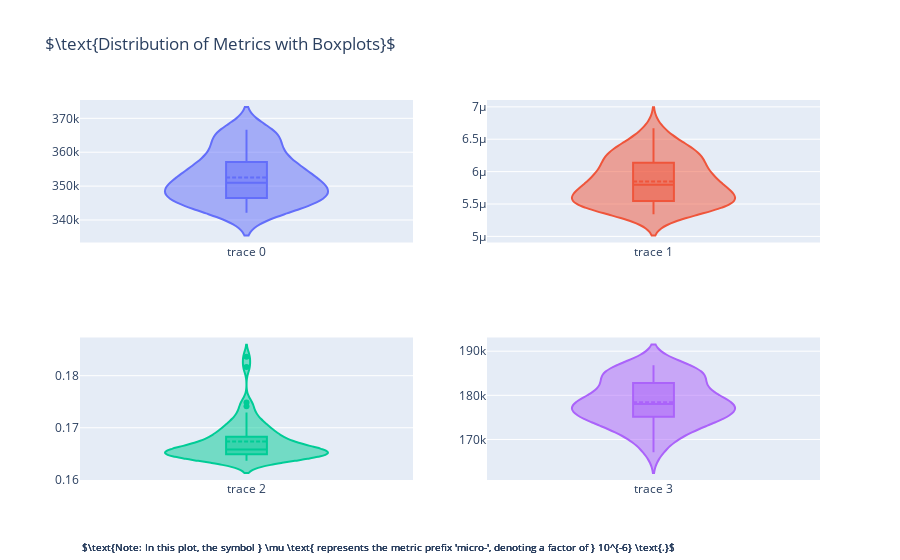

The cell this chart's notebook holds for it:
### Code cell
import plotly.graph_objects as go
from plotly.subplots import make_subplots
import pandas as pd

# Sample dataframe (replace with your actual dataframe)
# df = ...

# Create a 2x2 subplot layout
fig = make_subplots(rows=2, cols=2, subplot_titles=(r'$\text{ShannonEntropy}$', r'$\text{HHI}$', r'$\text{Gini}$', r'$\text{Nakamoto}$'))

# Add violin plots to each subplot
fig.add_trace(go.Violin(y=df['ShannonEntropy'], box_visible=True, meanline_visible=True), row=1, col=1)
fig.add_trace(go.Violin(y=df['HHI'], box_visible=True, meanline_visible=True), row=1, col=2)
fig.add_trace(go.Violin(y=df['Gini'], box_visible=True, meanline_visible=True), row=2, col=1)
fig.add_trace(go.Violin(y=df['Nakamoto'], box_visible=True, meanline_visible=True), row=2, col=2)

# Explanation with LaTeX-style formatting
explanation = r"$\text{Note: In this plot, the symbol } \mu \text{ represents the metric prefix 'micro-', denoting a factor of } 10^{-6} \text{.}$"

# Update layout for better aesthetics and add explanation
fig.update_layout(
    title=r'$\text{Distribution of Metrics with Boxplots}$',
    showlegend=False,
    annotations=[dict(
        text=explanation,
        showarrow=False,
        xref='paper', 
        yref='paper',
        x=0, 
        y=-0.2,  # you may need to adjust this position to ensure it doesn't overlap with any plot element
        xanchor='left', 
        yanchor='bottom',
        font=dict(size=10)
    )]
)

fig.show()

### Figure 1 — Plotly figure (JSON) as saved in the notebook; plotly's stock layout.template omitted (floating-point values rounded to 4 significant figures)
{"data": [{"box": {"visible": true}, "meanline": {"visible": true}, "type": "violin", "xaxis": "x", "y": [343200.0, 351200.0, 346600.0, 342400.0, 342100.0, 344300.0, 344700.0, 346400.0, 346200.0, 346400.0, 345200.0, 342300.0, 343000.0, 345700.0, 347800.0, 349800.0, 348500.0, 349400.0, 348300.0, 346500.0, 343100.0, 345500.0, 347800.0, 350600.0, 351300.0, 350800.0, 349700.0, 348200.0, 345200.0, 348000.0, 350500.0, 352500.0, 353500.0, 354700.0, 353400.0, 352800.0, 348500.0, 349300.0, 352700.0, 356700.0, 354100.0, 355700.0, 356700.0, 356700.0, 353100.0, 354400.0, 358000.0, 358000.0, 361400.0, 362100.0, 363900.0, 361000.0, 359800.0, 357100.0, 359700.0, 365500.0, 365400.0, 365500.0, 366300.0, 366700.0, 365600.0, 364900.0], "yaxis": "y"}, {"box": {"visible": true}, "meanline": {"visible": true}, "type": "violin", "xaxis": "x2", "y": [6.671e-06, 5.881e-06, 6.129e-06, 6.558e-06, 6.516e-06, 6.037e-06, 5.808e-06, 5.573e-06, 5.599e-06, 5.644e-06, 5.908e-06, 6.332e-06, 6.425e-06, 6.055e-06, 5.744e-06, 5.53e-06, 5.545e-06, 5.536e-06, 5.792e-06, 6.188e-06, 6.398e-06, 6.138e-06, 5.825e-06, 5.555e-06, 5.462e-06, 5.506e-06, 5.701e-06, 6.008e-06, 6.348e-06, 6.199e-06, 5.799e-06, 5.57e-06, 5.47e-06, 5.471e-06, 5.624e-06, 5.881e-06, 6.32e-06, 6.319e-06, 5.913e-06, 5.713e-06, 5.5e-06, 5.418e-06, 5.525e-06, 5.779e-06, 6.17e-06, 6.264e-06, 5.947e-06, 5.69e-06, 5.428e-06, 5.364e-06, 5.448e-06, 5.645e-06, 5.993e-06, 6.224e-06, 6.01e-06, 5.703e-06, 5.418e-06, 5.34e-06, 5.369e-06, 5.547e-06, 5.872e-06, 6.233e-06], "yaxis": "y2"}, {"box": {"visible": true}, "meanline": {"visible": true}, "type": "violin", "xaxis": "x3", "y": [0.1837, 0.1817, 0.1749, 0.1729, 0.1701, 0.1691, 0.1701, 0.1671, 0.168, 0.1669, 0.1655, 0.1667, 0.1682, 0.1654, 0.166, 0.1658, 0.1717, 0.1653, 0.1677, 0.1699, 0.1696, 0.1662, 0.1703, 0.1655, 0.1638, 0.164, 0.1644, 0.1644, 0.1658, 0.1644, 0.164, 0.1641, 0.1667, 0.1658, 0.1683, 0.1661, 0.1649, 0.1647, 0.1648, 0.1741, 0.1712, 0.1652, 0.1655, 0.168, 0.1676, 0.1651, 0.1653, 0.1719, 0.1656, 0.1652, 0.1658, 0.1654, 0.1636, 0.1638, 0.1638, 0.1678, 0.1645, 0.1652, 0.1648, 0.1644, 0.1676, 0.1691], "yaxis": "y3"}, {"box": {"visible": true}, "meanline": {"visible": true}, "type": "violin", "xaxis": "x4", "y": [167085, 168037, 169732, 170521, 171363, 171871, 171723, 172664, 172795, 173700, 174235, 174114, 174207, 175144, 175114, 175418, 174382, 175992, 175502, 175183, 175476, 176374, 175577, 176878, 177346, 177454, 177453, 177643, 177562, 178095, 178234, 178290, 177802, 178195, 178132, 179112, 179676, 180036, 180165, 178004, 178946, 180783, 181137, 181122, 181614, 182772, 183084, 181881, 183638, 184020, 184224, 184496, 185124, 185238, 185403, 184712, 185833, 185914, 186534, 186839, 186574, 186573], "yaxis": "y4"}], "layout": {"annotations": [{"font": {"size": 10}, "showarrow": false, "text": "$\\text{Note: In this plot, the symbol } \\mu \\text{ represents the metric prefix 'micro-', denoting a factor of } 10^{-6} \\text{.}$", "x": 0, "xanchor": "left", "xref": "paper", "y": -0.2, "yanchor": "bottom", "yref": "paper"}, {"font": {"size": 10}, "showarrow": false, "text": "$\\text{Note: In this plot, the symbol } \\mu \\text{ represents the metric prefix 'micro-', denoting a factor of } 10^{-6} \\text{.}$", "x": 0, "xanchor": "left", "xref": "paper", "y": -0.2, "yanchor": "bottom", "yref": "paper"}, {"font": {"size": 10}, "showarrow": false, "text": "$\\text{Note: In this plot, the symbol } \\mu \\text{ represents the metric prefix 'micro-', denoting a factor of } 10^{-6} \\text{.}$", "x": 0, "xanchor": "left", "xref": "paper", "y": -0.2, "yanchor": "bottom", "yref": "paper"}, {"font": {"size": 10}, "showarrow": false, "text": "$\\text{Note: In this plot, the symbol } \\mu \\text{ represents the metric prefix 'micro-', denoting a factor of } 10^{-6} \\text{.}$", "x": 0, "xanchor": "left", "xref": "paper", "y": -0.2, "yanchor": "bottom", "yref": "paper"}], "showlegend": false, "title": {"text": "$\\text{Distribution of Metrics with Boxplots}$"}, "xaxis": {"anchor": "y", "domain": [0, 0.45]}, "xaxis2": {"anchor": "y2", "domain": [0.55, 1]}, "xaxis3": {"anchor": "y3", "domain": [0, 0.45]}, "xaxis4": {"anchor": "y4", "domain": [0.55, 1]}, "yaxis": {"anchor": "x", "domain": [0.625, 1]}, "yaxis2": {"anchor": "x2", "domain": [0.625, 1]}, "yaxis3": {"anchor": "x3", "domain": [0, 0.375]}, "yaxis4": {"anchor": "x4", "domain": [0, 0.375]}}}
